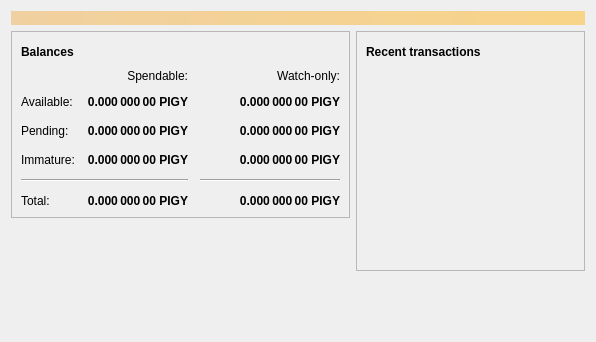
<?xml version="1.0" encoding="UTF-8"?>
<ui version="4.0">
 <class>OverviewPage</class>
 <widget class="QWidget" name="OverviewPage">
  <property name="geometry">
   <rect>
    <x>0</x>
    <y>0</y>
    <width>596</width>
    <height>342</height>
   </rect>
  </property>
  <property name="windowTitle">
   <string>Form</string>
  </property>
  <layout class="QVBoxLayout" name="topLayout">
   <item>
    <widget class="QLabel" name="labelAlerts">
     <property name="visible">
      <bool>false</bool>
     </property>
     <property name="styleSheet">
      <string notr="true">QLabel { background-color: qlineargradient(x1: 0, y1: 0, x2: 1, y2: 0, stop:0 #F0D0A0, stop:1 #F8D488); color:#000000; }</string>
     </property>
     <property name="wordWrap">
      <bool>true</bool>
     </property>
     <property name="margin">
      <number>3</number>
     </property>
     <property name="textInteractionFlags">
      <set>Qt::TextSelectableByMouse</set>
     </property>
    </widget>
   </item>
   <item>
    <layout class="QHBoxLayout" name="horizontalLayout" stretch="1,1">
     <item>
      <layout class="QVBoxLayout" name="verticalLayout_2">
       <item>
        <widget class="QFrame" name="frame">
         <property name="frameShape">
          <enum>QFrame::StyledPanel</enum>
         </property>
         <property name="frameShadow">
          <enum>QFrame::Raised</enum>
         </property>
         <layout class="QVBoxLayout" name="verticalLayout_4">
          <item>
           <layout class="QHBoxLayout" name="horizontalLayout_4">
            <item>
             <widget class="QLabel" name="label_5">
              <property name="font">
               <font>
                <weight>75</weight>
                <bold>true</bold>
               </font>
              </property>
              <property name="text">
               <string>Balances</string>
              </property>
             </widget>
            </item>
            <item>
             <widget class="QPushButton" name="labelWalletStatus">
              <property name="enabled">
               <bool>true</bool>
              </property>
              <property name="maximumSize">
               <size>
                <width>30</width>
                <height>16777215</height>
               </size>
              </property>
              <property name="toolTip">
               <string>The displayed information may be out of date. Your wallet automatically synchronizes with the pigycoin network after a connection is established, but this process has not completed yet.</string>
              </property>
              <property name="text">
               <string/>
              </property>
              <property name="icon">
               <iconset resource="../bitcoin.qrc">
                <normaloff>:/icons/warning</normaloff>
                <disabledoff>:/icons/warning</disabledoff>:/icons/warning</iconset>
              </property>
              <property name="iconSize">
               <size>
                <width>24</width>
                <height>24</height>
               </size>
              </property>
              <property name="flat">
               <bool>true</bool>
              </property>
             </widget>
            </item>
            <item>
             <spacer name="horizontalSpacer_3">
              <property name="orientation">
               <enum>Qt::Horizontal</enum>
              </property>
              <property name="sizeHint" stdset="0">
               <size>
                <width>40</width>
                <height>20</height>
               </size>
              </property>
             </spacer>
            </item>
           </layout>
          </item>
          <item>
           <layout class="QGridLayout" name="gridLayout">
            <property name="spacing">
             <number>12</number>
            </property>
            <item row="2" column="2">
             <widget class="QLabel" name="labelWatchPending">
              <property name="font">
               <font>
                <weight>75</weight>
                <bold>true</bold>
               </font>
              </property>
              <property name="cursor">
               <cursorShape>IBeamCursor</cursorShape>
              </property>
              <property name="toolTip">
               <string>Unconfirmed transactions to watch-only addresses</string>
              </property>
              <property name="text">
               <string notr="true">0.000 000 00 PIGY</string>
              </property>
              <property name="alignment">
               <set>Qt::AlignRight|Qt::AlignTrailing|Qt::AlignVCenter</set>
              </property>
              <property name="textInteractionFlags">
               <set>Qt::LinksAccessibleByMouse|Qt::TextSelectableByKeyboard|Qt::TextSelectableByMouse</set>
              </property>
             </widget>
            </item>
            <item row="2" column="1">
             <widget class="QLabel" name="labelUnconfirmed">
              <property name="font">
               <font>
                <weight>75</weight>
                <bold>true</bold>
               </font>
              </property>
              <property name="cursor">
               <cursorShape>IBeamCursor</cursorShape>
              </property>
              <property name="toolTip">
               <string>Total of transactions that have yet to be confirmed, and do not yet count toward the spendable balance</string>
              </property>
              <property name="text">
               <string notr="true">0.000 000 00 PIGY</string>
              </property>
              <property name="alignment">
               <set>Qt::AlignRight|Qt::AlignTrailing|Qt::AlignVCenter</set>
              </property>
              <property name="textInteractionFlags">
               <set>Qt::LinksAccessibleByMouse|Qt::TextSelectableByKeyboard|Qt::TextSelectableByMouse</set>
              </property>
             </widget>
            </item>
            <item row="3" column="2">
             <widget class="QLabel" name="labelWatchImmature">
              <property name="font">
               <font>
                <weight>75</weight>
                <bold>true</bold>
               </font>
              </property>
              <property name="cursor">
               <cursorShape>IBeamCursor</cursorShape>
              </property>
              <property name="toolTip">
               <string>Mined balance in watch-only addresses that has not yet matured</string>
              </property>
              <property name="text">
               <string notr="true">0.000 000 00 PIGY</string>
              </property>
              <property name="alignment">
               <set>Qt::AlignRight|Qt::AlignTrailing|Qt::AlignVCenter</set>
              </property>
              <property name="textInteractionFlags">
               <set>Qt::LinksAccessibleByMouse|Qt::TextSelectableByKeyboard|Qt::TextSelectableByMouse</set>
              </property>
             </widget>
            </item>
            <item row="4" column="0" colspan="2">
             <widget class="Line" name="line">
              <property name="orientation">
               <enum>Qt::Horizontal</enum>
              </property>
             </widget>
            </item>
            <item row="4" column="2">
             <widget class="Line" name="lineWatchBalance">
              <property name="sizePolicy">
               <sizepolicy hsizetype="Preferred" vsizetype="Fixed">
                <horstretch>0</horstretch>
                <verstretch>0</verstretch>
               </sizepolicy>
              </property>
              <property name="minimumSize">
               <size>
                <width>140</width>
                <height>0</height>
               </size>
              </property>
              <property name="orientation">
               <enum>Qt::Horizontal</enum>
              </property>
             </widget>
            </item>
            <item row="5" column="0">
             <widget class="QLabel" name="labelTotalText">
              <property name="text">
               <string>Total:</string>
              </property>
             </widget>
            </item>
            <item row="3" column="1">
             <widget class="QLabel" name="labelImmature">
              <property name="font">
               <font>
                <weight>75</weight>
                <bold>true</bold>
               </font>
              </property>
              <property name="cursor">
               <cursorShape>IBeamCursor</cursorShape>
              </property>
              <property name="toolTip">
               <string>Mined balance that has not yet matured</string>
              </property>
              <property name="text">
               <string notr="true">0.000 000 00 PIGY</string>
              </property>
              <property name="alignment">
               <set>Qt::AlignRight|Qt::AlignTrailing|Qt::AlignVCenter</set>
              </property>
              <property name="textInteractionFlags">
               <set>Qt::LinksAccessibleByMouse|Qt::TextSelectableByKeyboard|Qt::TextSelectableByMouse</set>
              </property>
             </widget>
            </item>
            <item row="2" column="3">
             <spacer name="horizontalSpacer_2">
              <property name="orientation">
               <enum>Qt::Horizontal</enum>
              </property>
              <property name="sizeHint" stdset="0">
               <size>
                <width>40</width>
                <height>20</height>
               </size>
              </property>
             </spacer>
            </item>
            <item row="3" column="0">
             <widget class="QLabel" name="labelImmatureText">
              <property name="text">
               <string>Immature:</string>
              </property>
             </widget>
            </item>
            <item row="5" column="1">
             <widget class="QLabel" name="labelTotal">
              <property name="font">
               <font>
                <weight>75</weight>
                <bold>true</bold>
               </font>
              </property>
              <property name="cursor">
               <cursorShape>IBeamCursor</cursorShape>
              </property>
              <property name="toolTip">
               <string>Your current total balance</string>
              </property>
              <property name="text">
               <string notr="true">0.000 000 00 PIGY</string>
              </property>
              <property name="alignment">
               <set>Qt::AlignRight|Qt::AlignTrailing|Qt::AlignVCenter</set>
              </property>
              <property name="textInteractionFlags">
               <set>Qt::LinksAccessibleByMouse|Qt::TextSelectableByKeyboard|Qt::TextSelectableByMouse</set>
              </property>
             </widget>
            </item>
            <item row="5" column="2">
             <widget class="QLabel" name="labelWatchTotal">
              <property name="font">
               <font>
                <weight>75</weight>
                <bold>true</bold>
               </font>
              </property>
              <property name="cursor">
               <cursorShape>IBeamCursor</cursorShape>
              </property>
              <property name="toolTip">
               <string>Current total balance in watch-only addresses</string>
              </property>
              <property name="text">
               <string notr="true">0.000 000 00 PIGY</string>
              </property>
              <property name="alignment">
               <set>Qt::AlignRight|Qt::AlignTrailing|Qt::AlignVCenter</set>
              </property>
              <property name="textInteractionFlags">
               <set>Qt::LinksAccessibleByMouse|Qt::TextSelectableByKeyboard|Qt::TextSelectableByMouse</set>
              </property>
             </widget>
            </item>
            <item row="0" column="2">
             <widget class="QLabel" name="labelWatchonly">
              <property name="text">
               <string>Watch-only:</string>
              </property>
              <property name="alignment">
               <set>Qt::AlignRight|Qt::AlignTrailing|Qt::AlignVCenter</set>
              </property>
             </widget>
            </item>
            <item row="1" column="0">
             <widget class="QLabel" name="labelBalanceText">
              <property name="text">
               <string>Available:</string>
              </property>
             </widget>
            </item>
            <item row="1" column="1">
             <widget class="QLabel" name="labelBalance">
              <property name="font">
               <font>
                <weight>75</weight>
                <bold>true</bold>
               </font>
              </property>
              <property name="cursor">
               <cursorShape>IBeamCursor</cursorShape>
              </property>
              <property name="toolTip">
               <string>Your current spendable balance</string>
              </property>
              <property name="text">
               <string notr="true">0.000 000 00 PIGY</string>
              </property>
              <property name="alignment">
               <set>Qt::AlignRight|Qt::AlignTrailing|Qt::AlignVCenter</set>
              </property>
              <property name="textInteractionFlags">
               <set>Qt::LinksAccessibleByMouse|Qt::TextSelectableByKeyboard|Qt::TextSelectableByMouse</set>
              </property>
             </widget>
            </item>
            <item row="1" column="2">
             <widget class="QLabel" name="labelWatchAvailable">
              <property name="font">
               <font>
                <weight>75</weight>
                <bold>true</bold>
               </font>
              </property>
              <property name="cursor">
               <cursorShape>IBeamCursor</cursorShape>
              </property>
              <property name="toolTip">
               <string>Your current balance in watch-only addresses</string>
              </property>
              <property name="text">
               <string notr="true">0.000 000 00 PIGY</string>
              </property>
              <property name="alignment">
               <set>Qt::AlignRight|Qt::AlignTrailing|Qt::AlignVCenter</set>
              </property>
              <property name="textInteractionFlags">
               <set>Qt::LinksAccessibleByMouse|Qt::TextSelectableByKeyboard|Qt::TextSelectableByMouse</set>
              </property>
             </widget>
            </item>
            <item row="2" column="0">
             <widget class="QLabel" name="labelPendingText">
              <property name="text">
               <string>Pending:</string>
              </property>
             </widget>
            </item>
            <item row="0" column="1">
             <widget class="QLabel" name="labelSpendable">
              <property name="text">
               <string>Spendable:</string>
              </property>
              <property name="alignment">
               <set>Qt::AlignRight|Qt::AlignTrailing|Qt::AlignVCenter</set>
              </property>
             </widget>
            </item>
           </layout>
          </item>
         </layout>
        </widget>
       </item>
       <item>
        <spacer name="verticalSpacer">
         <property name="orientation">
          <enum>Qt::Vertical</enum>
         </property>
         <property name="sizeHint" stdset="0">
          <size>
           <width>20</width>
           <height>40</height>
          </size>
         </property>
        </spacer>
       </item>
      </layout>
     </item>
     <item>
      <layout class="QVBoxLayout" name="verticalLayout_3">
       <item>
        <widget class="QFrame" name="frame_2">
         <property name="frameShape">
          <enum>QFrame::StyledPanel</enum>
         </property>
         <property name="frameShadow">
          <enum>QFrame::Raised</enum>
         </property>
         <layout class="QVBoxLayout" name="verticalLayout">
          <item>
           <layout class="QHBoxLayout" name="horizontalLayout_2">
            <item>
             <widget class="QLabel" name="label_4">
              <property name="font">
               <font>
                <weight>75</weight>
                <bold>true</bold>
               </font>
              </property>
              <property name="text">
               <string>Recent transactions</string>
              </property>
             </widget>
            </item>
            <item>
             <widget class="QPushButton" name="labelTransactionsStatus">
              <property name="enabled">
               <bool>true</bool>
              </property>
              <property name="maximumSize">
               <size>
                <width>30</width>
                <height>16777215</height>
               </size>
              </property>
              <property name="toolTip">
               <string>The displayed information may be out of date. Your wallet automatically synchronizes with the pigycoin network after a connection is established, but this process has not completed yet.</string>
              </property>
              <property name="text">
               <string/>
              </property>
              <property name="icon">
               <iconset resource="../bitcoin.qrc">
                <normaloff>:/icons/warning</normaloff>
                <disabledoff>:/icons/warning</disabledoff>:/icons/warning</iconset>
              </property>
              <property name="iconSize">
               <size>
                <width>24</width>
                <height>24</height>
               </size>
              </property>
              <property name="flat">
               <bool>true</bool>
              </property>
             </widget>
            </item>
            <item>
             <spacer name="horizontalSpacer">
              <property name="orientation">
               <enum>Qt::Horizontal</enum>
              </property>
              <property name="sizeHint" stdset="0">
               <size>
                <width>40</width>
                <height>20</height>
               </size>
              </property>
             </spacer>
            </item>
           </layout>
          </item>
          <item>
           <widget class="QListView" name="listTransactions">
            <property name="styleSheet">
             <string notr="true">QListView { background: transparent; }</string>
            </property>
            <property name="frameShape">
             <enum>QFrame::NoFrame</enum>
            </property>
            <property name="verticalScrollBarPolicy">
             <enum>Qt::ScrollBarAlwaysOff</enum>
            </property>
            <property name="horizontalScrollBarPolicy">
             <enum>Qt::ScrollBarAlwaysOff</enum>
            </property>
            <property name="selectionMode">
             <enum>QAbstractItemView::NoSelection</enum>
            </property>
           </widget>
          </item>
         </layout>
        </widget>
       </item>
       <item>
        <spacer name="verticalSpacer_2">
         <property name="orientation">
          <enum>Qt::Vertical</enum>
         </property>
         <property name="sizeHint" stdset="0">
          <size>
           <width>20</width>
           <height>40</height>
          </size>
         </property>
        </spacer>
       </item>
      </layout>
     </item>
    </layout>
   </item>
  </layout>
 </widget>
 <resources/>
 <connections/>
</ui>
